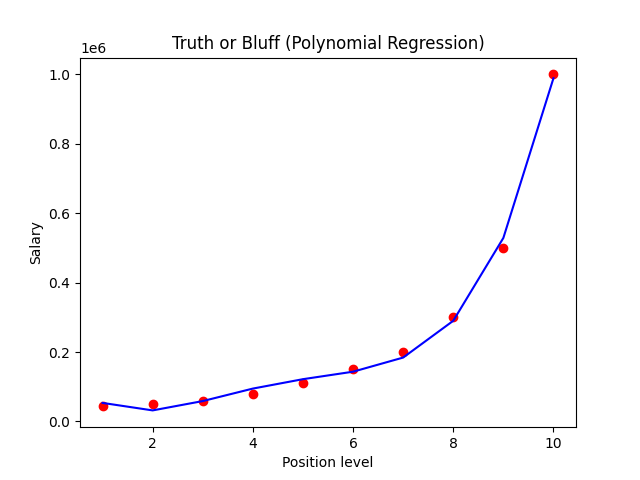

Write Python code to recreate this figure.
import pandas as pd
import matplotlib.pyplot as plt
from sklearn.linear_model import LinearRegression
from sklearn.preprocessing import PolynomialFeatures
import seaborn as sns

#loading the dataset
df=pd.read_csv('Position_Salaries.csv')
df.head()

#defining independent and dependent variables
X=df.iloc[:, 1:-1].values
y=df.iloc[:, -1].values
print(X)
print(y)

#check linearity
plt.scatter(X,y)
plt.xlabel('Position Label')
plt.ylabel('Salary')
plt.title('Posn VS Salary')
plt.show()

# - No splitting data as dataset is very low

# Training the Linear Regression model on the whole dataset
lin_reg=LinearRegression()
lin_reg.fit(X,y)

# Training the Polynomial Regression model on the whole dataset
poly_reg=PolynomialFeatures(degree=4)
X_poly=poly_reg.fit_transform(X)
lin_reg_2=LinearRegression()
lin_reg_2.fit(X_poly, y)

#predicting with trained model
y_pred=lin_reg_2.predict(X_poly)
print(y_pred)
print(y)

#checkin residual value
residual=y_pred-y
print(residual)

#auto-correlation
plt.plot(residual)

#normal residual
sns.displot(residual, kde=True)

# Visualising the Linear Regression results
plt.scatter(X, y, color = 'red')
plt.plot(X, lin_reg.predict(X), color = 'blue')
plt.title('Truth or Bluff (Linear Regression)')
plt.xlabel('Position Level')
plt.ylabel('Salary')
plt.show()

# Visualising the Polynomial Regression results
plt.scatter(X, y, color = 'red')
plt.plot(X, lin_reg_2.predict(poly_reg.fit_transform(X)), color = 'blue')
plt.title('Truth or Bluff (Polynomial Regression)')
plt.xlabel('Position level')
plt.ylabel('Salary')
plt.show()

# Predicting a new result with Linear Regression
lin_reg.predict([[6.5]])

# Predicting a new result with Polynomial Regression
lin_reg_2.predict(poly_reg.fit_transform([[6.5]]))
